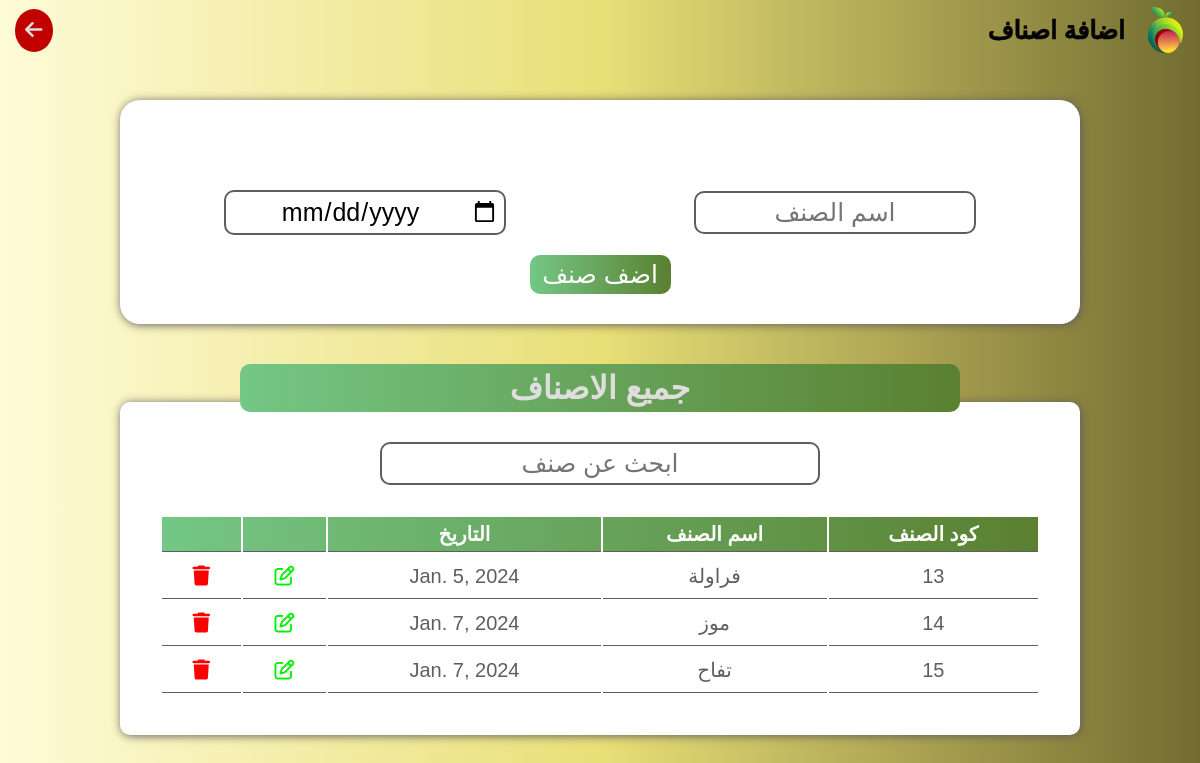
/items, run on the app's committed database.
### user/models.py (models this page shows, shortened)
class Item(models.Model):
    name = models.CharField(max_length=100)
    price = models.DecimalField(max_digits=5, decimal_places=2, default=0)
    date = models.DateField(default=timezone.now().date())

### user/views.py (the view, shortened to what this page needs)
# urls.py: path('items',views.add_items, name='items' ),
def add_items(request):
    item = Item.objects.all()
    context = {'item':item}
    return render(request,"kinds.html",context)

### templates/kinds.html (shortened to what this page needs)
{% load static %}
<!DOCTYPE html>
<html lang="en">
<head>
    <link rel="stylesheet" href="https://cdnjs.cloudflare.com/ajax/libs/font-awesome/6.5.1/css/all.min.css" />
    <link rel="stylesheet" href="{% static "css/main.css" %}">
</head>
<body>
    <header>
        <div class="main">
            <img src="{% static "images/logo.png" %}" alt="">
            <h1>اضافة اصناف</h1>
        </div>
        <a href="{% url "home" %}"><i class="fa-solid fa-arrow-left"></i></a>
    </header>
    <div class="todayscar">
        <form method="POST" class="addcar" action="{% url "items" %}">
            <ul class="messages">
            </ul>
            <div>
                <input name='name' type="text" placeholder="اسم الصنف">
                <input name='date' type="date" placeholder="التاريخ">
            </div>
            <button class="addbtn">اضف صنف</button>
        </form>
        <div class="title">
            <h1>جميع الاصناف</h1>
        </div>
        <div class="table">
            <input id="searchbar" type="text" placeholder="ابحث عن صنف">
            <table>
                <thead>
                    <tr>
                        <th>كود الصنف</th>
                        <th>اسم الصنف</th>
                        <th>التاريخ</th>
                        <th></th>
                        <th></th>
                    </tr>
                </thead>
                <tbody id="tablebody">
                    <tr>
                    {% for n in item  %}
                        <td>{{n.id}}</td>
                        <td>{{n.name}}</td>
                        <td>{{n.date}}</td>
                        <td><a href="{% url "itemupdate" n.id %}" id="editcar" class="btn" style="color: #00F000;"><i class="fa-regular fa-pen-to-square"></i></a></td>
                        <td><a href="{% url "itemdelete" n.id %}" id="deletecar" class="btn"  style="color: #FF0000;" ><i class="fa-solid fa-trash"></i></a></td>
                    </tr>
                    {% endfor %}
                </tbody>
            </table>
        </div>
    </div>
</body>
</html>

### _project/static/css/main.css (style rules this page uses)
* { padding: 0; margin: 0; box-sizing: border-box; font-family: Arial, Helvetica, sans-serif; }
body { min-height: 100vh; display: flex; align-items: center; flex-direction: column; background: linear-gradient(270deg,#726c30,#e8df77,#FEFBD8); }
header { display: flex; justify-content: space-between; align-items: center; direction: rtl; flex-direction: row; width: 100%; z-index: 103; padding: 5px 15px; background: linear-gradient(270deg,#726c30,#e8df77,#FEFBD8); }
header a { text-decoration: none; color: #dedede; background-color: #c10000; padding: 10px; font-size: 20px; border-radius: 50%; transition: 0.5s ease; }
header h1,header h2 { font-size: 25px;color: #040404;-webkit-text-stroke:0.5px #040404; }
header div { display: flex; align-items: center; gap: 20px; color: #fff; }
header img { width: 40px; }
.addnewcar,.todayscar { width: 100%; height: 100vh; display: flex; align-items:center; flex-direction: column; }
.addcar { direction: rtl; width: 80%; margin: 40px; padding: 30px 10px; display: flex; align-items: center; justify-content: space-around; flex-direction: column; gap: 20px; background-color: #fff; border-radius: 20px; box-shadow: 1px 1px 10px #625D5D; }
.addcar div { justify-content: space-around; width: 100%; display: flex; align-items: center; }
.addcar input,.addcar select { width: 30%; text-align: center; font-size: 25px; padding: 5px; border-radius: 10px; outline: none; border: 2px solid #625D5D; }
.addcar button { width: 15%; font-size: 25px; padding: 5px; color: #fff; background:linear-gradient(270deg,#5A8030,#74C785); border: none; border-radius: 10px; transition: 0.5s ease; cursor: pointer; }
.title { width: 60%; text-align: center; background: linear-gradient(270deg,#5A8030,#74C785); padding: 5px; border-radius: 10px; color: #dedede; z-index: 100; }
.table { margin: -10px; width: 80%; display: flex; justify-content: center; align-items: center; flex-direction: column; direction: rtl; background-color: #fff; padding: 40px; border-radius: 10px; box-shadow: 1px 1px 10px #625D5D; }
.table input { width: 50%; text-align: center; font-size: 25px; padding: 5px; outline: none; border-radius: 10px; border: 2px solid #625D5D; margin-bottom: 30px; }
.table table { width: 100%; text-align: center; }
.table table th { font-size: 20px; padding: 5px; border-bottom: 1px solid #625D5D; }
.table table td { font-size: 20px; border-bottom: 1px solid #625D5D; padding: 10px; color: #625D5D; }
.table table td .btn { border: none; background-color: transparent; font-size: 20px; }
.todayscar .table table thead,.window table thead,.bigcon table thead { background: linear-gradient(270deg,#5A8030,#74C785); }
.todayscar .table table th,.window table th { font-size: 20px; color: #fff; padding: 5px; border-bottom: 1px solid #625D5D; }
.table table td,.window table td { font-size: 20px; border-bottom: 1px solid #625D5D; padding: 10px; color: #625D5D; }
.table table td .btn,.window table td .btn { border: none; background-color: transparent; font-size: 20px; cursor: pointer; }
.messages { list-style-type: none; padding: 10px; margin: 10px 0; }

### data on the page
Item: id "13", name "فراولة", date "Jan. 5, 2024"
Item: id "14", name "موز", date "Jan. 7, 2024"
Item: id "15", name "تفاح", date "Jan. 7, 2024"
